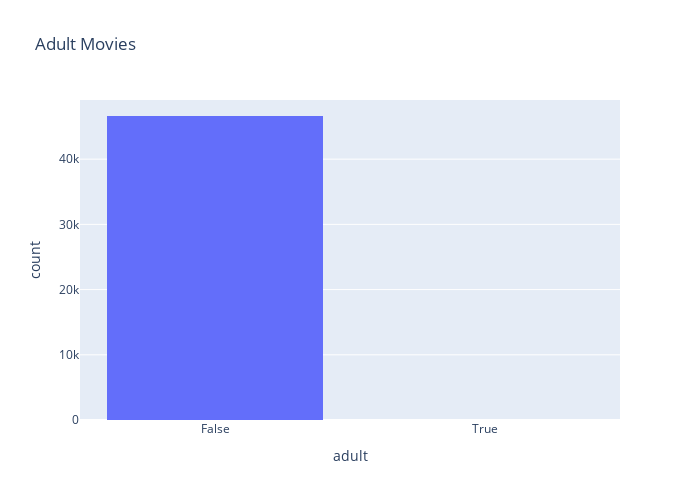

Source (notebook cell):
### Code cell
px.histogram(metadata, x= metadata.adult ,  barmode='group' , title='Adult Movies' ,  width=700 , height=500 )

### Figure 1 — Plotly figure (JSON) as saved in the notebook; plotly's stock layout.template omitted (floating-point values rounded to 4 significant figures; data arrays with more than 128 entries replaced by an {"elided": "..."} marker saying what was removed)
{"data": [{"alignmentgroup": "True", "bingroup": "x", "hovertemplate": "adult=%{x}<br>count=%{y}<extra></extra>", "legendgroup": "", "marker": {"color": "#636efa", "pattern": {"shape": ""}}, "name": "", "offsetgroup": "", "orientation": "v", "showlegend": false, "type": "histogram", "x": {"elided": "46628 str values"}, "xaxis": "x", "yaxis": "y"}], "layout": {"barmode": "group", "height": 500, "legend": {"tracegroupgap": 0}, "title": {"text": "Adult Movies"}, "width": 700, "xaxis": {"anchor": "y", "domain": [0, 1], "title": {"text": "adult"}}, "yaxis": {"anchor": "x", "domain": [0, 1], "title": {"text": "count"}}}}
